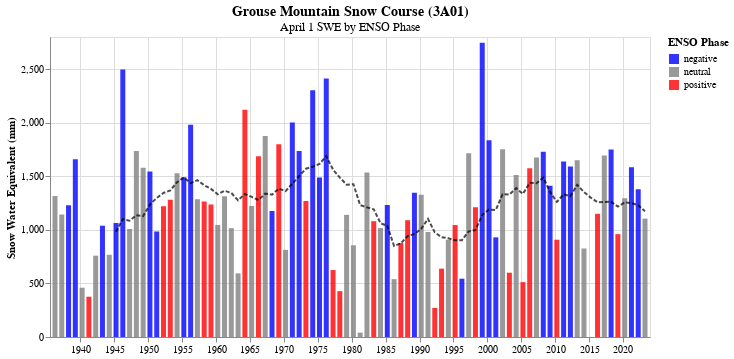

Write notebook code for a chart like this one.
### Code cell
domain = ['negative', 'neutral', 'positive']
range_ = ['blue', 'gray', 'red']

title5 = alt.TitleParams(
   text='Grouse Mountain Snow Course (3A01)',
   subtitle="April 1 SWE by ENSO Phase",
   anchor='middle',
   fontSize=14,
   fontWeight='bold')

climate_chart2 = alt.Chart(grouse_apr_swe, title=title5).mark_bar(opacity=0.8).encode(
    alt.X('date:T', title=''),
    alt.Y('grouse_swe:Q', title='Snow Water Equivalent (mm)'),
    alt.Color('enso_oni_main', title='ENSO Phase',scale=alt.Scale(domain=domain, range=range_)),
    tooltip=[alt.Tooltip('date:T', title="Date"), alt.Tooltip('grouse_swe:Q', title="Snow Depth")]
).properties(width=600)

climate_chart2 = climate_chart2 + line_grouse_apr
climate_chart2

### Figure 1 — Vega-Lite specification as saved in the notebook (floating-point values rounded to 4 significant figures)
{"config": {"view": {"continuousWidth": 300, "continuousHeight": 300}}, "layer": [{"mark": {"type": "bar", "opacity": 0.8}, "encoding": {"color": {"field": "enso_oni_main", "scale": {"domain": ["negative", "neutral", "positive"], "range": ["blue", "gray", "red"]}, "title": "ENSO Phase", "type": "nominal"}, "tooltip": [{"field": "date", "title": "Date", "type": "temporal"}, {"field": "grouse_swe", "title": "Snow Depth", "type": "quantitative"}], "x": {"field": "date", "title": "", "type": "temporal"}, "y": {"field": "grouse_swe", "title": "Snow Water Equivalent (mm)", "type": "quantitative"}}, "title": {"text": "Grouse Mountain Snow Course (3A01)", "anchor": "middle", "fontSize": 14, "fontWeight": "bold", "subtitle": "April 1 SWE by ENSO Phase"}}, {"mark": {"type": "line", "color": "black", "opacity": 0.7, "strokeDash": [4, 2]}, "encoding": {"x": {"field": "date", "type": "temporal"}, "y": {"field": "grouse_moving_avg", "type": "quantitative"}}}], "data": {"name": "data-1fd0fd5515984790b62c975a3d0b2ed9"}, "width": 600, "$schema": "https://vega.github.io/schema/vega-lite/v5.8.0.json", "datasets": {"data-1fd0fd5515984790b62c975a3d0b2ed9": [{"grouse_depth": 320.0, "grouse_swe": 1316.0, "grouse_density": 41.13, "date": "1936-04-01T00:00:00", "pdo_phase_main": "positive", "enso_oni_main": "neutral", "grouse_moving_avg": null}, {"grouse_depth": 239.0, "grouse_swe": 1143.0, "grouse_density": 47.82, "date": "1937-04-01T00:00:00", "pdo_phase_main": "positive", "enso_oni_main": "neutral", "grouse_moving_avg": null}, {"grouse_depth": 292.0, "grouse_swe": 1229.0, "grouse_density": 42.09, "date": "1938-04-01T00:00:00", "pdo_phase_main": "positive", "enso_oni_main": "negative", "grouse_moving_avg": null}, {"grouse_depth": 328.0, "grouse_swe": 1659.0, "grouse_density": 50.58, "date": "1939-04-01T00:00:00", "pdo_phase_main": "positive", "enso_oni_main": "negative", "grouse_moving_avg": null}, {"grouse_depth": 89.0, "grouse_swe": 460.0, "grouse_density": 51.69, "date": "1940-04-01T00:00:00", "pdo_phase_main": "positive", "enso_oni_main": "neutral", "grouse_moving_avg": null}, {"grouse_depth": 76.0, "grouse_swe": 376.0, "grouse_density": 49.47, "date": "1941-04-01T00:00:00", "pdo_phase_main": "positive", "enso_oni_main": "positive", "grouse_moving_avg": null}, {"grouse_depth": 168.0, "grouse_swe": 759.0, "grouse_density": 45.18, "date": "1942-04-01T00:00:00", "pdo_phase_main": "positive", "enso_oni_main": "neutral", "grouse_moving_avg": null}, {"grouse_depth": 257.0, "grouse_swe": 1039.0, "grouse_density": 40.43, "date": "1943-04-01T00:00:00", "pdo_phase_main": "positive", "enso_oni_main": "negative", "grouse_moving_avg": null}, {"grouse_depth": 180.0, "grouse_swe": 767.0, "grouse_density": 42.61, "date": "1944-04-01T00:00:00", "pdo_phase_main": "negative", "enso_oni_main": "neutral", "grouse_moving_avg": null}, {"grouse_depth": 262.0, "grouse_swe": 1064.0, "grouse_density": 40.61, "date": "1945-04-01T00:00:00", "pdo_phase_main": "negative", "enso_oni_main": "negative", "grouse_moving_avg": 981.2}, {"grouse_depth": 721.0, "grouse_swe": 2497.0, "grouse_density": 34.63, "date": "1946-04-01T00:00:00", "pdo_phase_main": "negative", "enso_oni_main": "negative", "grouse_moving_avg": 1099.0}, {"grouse_depth": 216.0, "grouse_swe": 1008.0, "grouse_density": 46.67, "date": "1947-04-01T00:00:00", "pdo_phase_main": "negative", "enso_oni_main": "neutral", "grouse_moving_avg": 1086.0}, {"grouse_depth": 424.0, "grouse_swe": 1735.0, "grouse_density": 40.92, "date": "1948-04-01T00:00:00", "pdo_phase_main": "negative", "enso_oni_main": "neutral", "grouse_moving_avg": 1136.0}, {"grouse_depth": 406.0, "grouse_swe": 1580.0, "grouse_density": 38.92, "date": "1949-04-01T00:00:00", "pdo_phase_main": "negative", "enso_oni_main": "neutral", "grouse_moving_avg": 1128.0}, {"grouse_depth": 406.0, "grouse_swe": 1545.0, "grouse_density": 38.05, "date": "1950-04-01T00:00:00", "pdo_phase_main": "negative", "enso_oni_main": "negative", "grouse_moving_avg": 1237.0}, {"grouse_depth": 241.0, "grouse_swe": 985.0, "grouse_density": 40.87, "date": "1951-04-01T00:00:00", "pdo_phase_main": "negative", "enso_oni_main": "negative", "grouse_moving_avg": 1298.0}, {"grouse_depth": 317.0, "grouse_swe": 1221.0, "grouse_density": 38.52, "date": "1952-04-01T00:00:00", "pdo_phase_main": "negative", "enso_oni_main": "positive", "grouse_moving_avg": 1344.0}, {"grouse_depth": 330.0, "grouse_swe": 1282.0, "grouse_density": 38.85, "date": "1953-04-01T00:00:00", "pdo_phase_main": "negative", "enso_oni_main": "positive", "grouse_moving_avg": 1368.0}, {"grouse_depth": 386.0, "grouse_swe": 1529.0, "grouse_density": 39.61, "date": "1954-04-01T00:00:00", "pdo_phase_main": "negative", "enso_oni_main": "neutral", "grouse_moving_avg": 1445.0}, {"grouse_depth": 376.0, "grouse_swe": 1492.0, "grouse_density": 39.68, "date": "1955-04-01T00:00:00", "pdo_phase_main": "negative", "enso_oni_main": "negative", "grouse_moving_avg": 1487.0}, {"grouse_depth": 472.0, "grouse_swe": 1980.0, "grouse_density": 41.95, "date": "1956-04-01T00:00:00", "pdo_phase_main": "negative", "enso_oni_main": "negative", "grouse_moving_avg": 1436.0}, {"grouse_depth": 272.0, "grouse_swe": 1286.0, "grouse_density": 47.28, "date": "1957-04-01T00:00:00", "pdo_phase_main": "negative", "enso_oni_main": "neutral", "grouse_moving_avg": 1464.0}, {"grouse_depth": 284.0, "grouse_swe": 1265.0, "grouse_density": 44.54, "date": "1958-04-01T00:00:00", "pdo_phase_main": "negative", "enso_oni_main": "positive", "grouse_moving_avg": 1416.0}, {"grouse_depth": 300.0, "grouse_swe": 1237.0, "grouse_density": 41.23, "date": "1959-04-01T00:00:00", "pdo_phase_main": "negative", "enso_oni_main": "positive", "grouse_moving_avg": 1382.0}, {"grouse_depth": 257.0, "grouse_swe": 1046.0, "grouse_density": 40.7, "date": "1960-04-01T00:00:00", "pdo_phase_main": "negative", "enso_oni_main": "neutral", "grouse_moving_avg": 1332.0}, {"grouse_depth": 279.0, "grouse_swe": 1313.0, "grouse_density": 47.06, "date": "1961-04-01T00:00:00", "pdo_phase_main": "negative", "enso_oni_main": "neutral", "grouse_moving_avg": 1365.0}, {"grouse_depth": 234.0, "grouse_swe": 1016.0, "grouse_density": 43.42, "date": "1962-04-01T00:00:00", "pdo_phase_main": "negative", "enso_oni_main": "neutral", "grouse_moving_avg": 1345.0}, {"grouse_depth": 152.0, "grouse_swe": 594.0, "grouse_density": 39.08, "date": "1963-04-01T00:00:00", "pdo_phase_main": "negative", "enso_oni_main": "neutral", "grouse_moving_avg": 1276.0}, {"grouse_depth": 488.0, "grouse_swe": 2121.0, "grouse_density": 43.46, "date": "1964-04-01T00:00:00", "pdo_phase_main": "negative", "enso_oni_main": "positive", "grouse_moving_avg": 1335.0}, {"grouse_depth": 274.0, "grouse_swe": 1222.0, "grouse_density": 44.6, "date": "1965-04-01T00:00:00", "pdo_phase_main": "negative", "enso_oni_main": "neutral", "grouse_moving_avg": 1308.0}, {"grouse_depth": 378.0, "grouse_swe": 1687.0, "grouse_density": 44.63, "date": "1966-04-01T00:00:00", "pdo_phase_main": "negative", "enso_oni_main": "positive", "grouse_moving_avg": 1279.0}, {"grouse_depth": 447.0, "grouse_swe": 1877.0, "grouse_density": 41.99, "date": "1967-04-01T00:00:00", "pdo_phase_main": "negative", "enso_oni_main": "neutral", "grouse_moving_avg": 1338.0}, {"grouse_depth": 307.0, "grouse_swe": 1176.0, "grouse_density": 38.31, "date": "1968-04-01T00:00:00", "pdo_phase_main": "negative", "enso_oni_main": "negative", "grouse_moving_avg": 1329.0}, {"grouse_depth": 391.0, "grouse_swe": 1798.0, "grouse_density": 45.98, "date": "1969-04-01T00:00:00", "pdo_phase_main": "negative", "enso_oni_main": "positive", "grouse_moving_avg": 1385.0}, {"grouse_depth": 165.0, "grouse_swe": 813.0, "grouse_density": 49.27, "date": "1970-04-01T00:00:00", "pdo_phase_main": "negative", "enso_oni_main": "neutral", "grouse_moving_avg": 1362.0}, {"grouse_depth": 444.0, "grouse_swe": 2002.0, "grouse_density": 45.09, "date": "1971-04-01T00:00:00", "pdo_phase_main": "negative", "enso_oni_main": "negative", "grouse_moving_avg": 1431.0}, {"grouse_depth": 343.0, "grouse_swe": 1737.0, "grouse_density": 50.64, "date": "1972-04-01T00:00:00", "pdo_phase_main": "negative", "enso_oni_main": "negative", "grouse_moving_avg": 1503.0}, {"grouse_depth": 267.0, "grouse_swe": 1270.0, "grouse_density": 47.57, "date": "1973-04-01T00:00:00", "pdo_phase_main": "negative", "enso_oni_main": "positive", "grouse_moving_avg": 1570.0}, {"grouse_depth": 455.0, "grouse_swe": 2304.0, "grouse_density": 50.64, "date": "1974-04-01T00:00:00", "pdo_phase_main": "negative", "enso_oni_main": "negative", "grouse_moving_avg": 1589.0}, {"grouse_depth": 353.0, "grouse_swe": 1488.0, "grouse_density": 42.15, "date": "1975-04-01T00:00:00", "pdo_phase_main": "negative", "enso_oni_main": "negative", "grouse_moving_avg": 1615.0}, {"grouse_depth": 494.0, "grouse_swe": 2413.0, "grouse_density": 48.85, "date": "1976-04-01T00:00:00", "pdo_phase_main": "negative", "enso_oni_main": "negative", "grouse_moving_avg": 1688.0}, {"grouse_depth": 165.0, "grouse_swe": 625.0, "grouse_density": 37.88, "date": "1977-04-01T00:00:00", "pdo_phase_main": "positive", "enso_oni_main": "positive", "grouse_moving_avg": 1563.0}, {"grouse_depth": 99.0, "grouse_swe": 428.0, "grouse_density": 43.23, "date": "1978-04-01T00:00:00", "pdo_phase_main": "positive", "enso_oni_main": "positive", "grouse_moving_avg": 1488.0}, {"grouse_depth": 248.0, "grouse_swe": 1140.0, "grouse_density": 45.97, "date": "1979-04-01T00:00:00", "pdo_phase_main": "positive", "enso_oni_main": "neutral", "grouse_moving_avg": 1422.0}, {"grouse_depth": 218.0, "grouse_swe": 856.0, "grouse_density": 39.27, "date": "1980-04-01T00:00:00", "pdo_phase_main": "positive", "enso_oni_main": "neutral", "grouse_moving_avg": 1426.0}, {"grouse_depth": 10.0, "grouse_swe": 41.0, "grouse_density": 41.0, "date": "1981-04-01T00:00:00", "pdo_phase_main": "positive", "enso_oni_main": "neutral", "grouse_moving_avg": 1230.0}, {"grouse_depth": 337.0, "grouse_swe": 1536.0, "grouse_density": 45.58, "date": "1982-04-01T00:00:00", "pdo_phase_main": "positive", "enso_oni_main": "neutral", "grouse_moving_avg": 1210.0}, {"grouse_depth": 223.0, "grouse_swe": 1081.0, "grouse_density": 48.48, "date": "1983-04-01T00:00:00", "pdo_phase_main": "positive", "enso_oni_main": "positive", "grouse_moving_avg": 1191.0}, {"grouse_depth": 230.0, "grouse_swe": 1017.0, "grouse_density": 44.22, "date": "1984-04-01T00:00:00", "pdo_phase_main": "positive", "enso_oni_main": "neutral", "grouse_moving_avg": 1062.0}, {"grouse_depth": 302.0, "grouse_swe": 1233.0, "grouse_density": 40.83, "date": "1985-04-01T00:00:00", "pdo_phase_main": "positive", "enso_oni_main": "negative", "grouse_moving_avg": 1037.0}, {"grouse_depth": 115.0, "grouse_swe": 540.0, "grouse_density": 46.96, "date": "1986-04-01T00:00:00", "pdo_phase_main": "positive", "enso_oni_main": "neutral", "grouse_moving_avg": 849.7}, {"grouse_depth": 179.0, "grouse_swe": 877.0, "grouse_density": 48.99, "date": "1987-04-01T00:00:00", "pdo_phase_main": "positive", "enso_oni_main": "positive", "grouse_moving_avg": 874.9}, {"grouse_depth": 298.0, "grouse_swe": 1090.0, "grouse_density": 36.58, "date": "1988-04-01T00:00:00", "pdo_phase_main": "positive", "enso_oni_main": "positive", "grouse_moving_avg": 941.1}, {"grouse_depth": 334.0, "grouse_swe": 1346.0, "grouse_density": 40.3, "date": "1989-04-01T00:00:00", "pdo_phase_main": "positive", "enso_oni_main": "negative", "grouse_moving_avg": 961.7}, {"grouse_depth": 292.0, "grouse_swe": 1327.0, "grouse_density": 45.45, "date": "1990-04-01T00:00:00", "pdo_phase_main": "positive", "enso_oni_main": "neutral", "grouse_moving_avg": 1009.0}, {"grouse_depth": 216.0, "grouse_swe": 980.0, "grouse_density": 45.37, "date": "1991-04-01T00:00:00", "pdo_phase_main": "positive", "enso_oni_main": "neutral", "grouse_moving_avg": 1103.0}, {"grouse_depth": 56.0, "grouse_swe": 272.0, "grouse_density": 48.57, "date": "1992-04-01T00:00:00", "pdo_phase_main": "positive", "enso_oni_main": "positive", "grouse_moving_avg": 976.3}, {"grouse_depth": 145.0, "grouse_swe": 638.0, "grouse_density": 44.0, "date": "1993-04-01T00:00:00", "pdo_phase_main": "positive", "enso_oni_main": "positive", "grouse_moving_avg": 932.0}, {"grouse_depth": 195.0, "grouse_swe": 908.0, "grouse_density": 46.56, "date": "1994-04-01T00:00:00", "pdo_phase_main": "positive", "enso_oni_main": "neutral", "grouse_moving_avg": 921.1}, {"grouse_depth": 210.0, "grouse_swe": 1045.0, "grouse_density": 49.76, "date": "1995-04-01T00:00:00", "pdo_phase_main": "positive", "enso_oni_main": "positive", "grouse_moving_avg": 902.3}, {"grouse_depth": 138.0, "grouse_swe": 544.0, "grouse_density": 39.42, "date": "1996-04-01T00:00:00", "pdo_phase_main": "positive", "enso_oni_main": "negative", "grouse_moving_avg": 902.7}, {"grouse_depth": 391.0, "grouse_swe": 1714.0, "grouse_density": 43.84, "date": "1997-04-01T00:00:00", "pdo_phase_main": "positive", "enso_oni_main": "neutral", "grouse_moving_avg": 986.4}, {"grouse_depth": 266.0, "grouse_swe": 1212.0, "grouse_density": 45.56, "date": "1998-04-01T00:00:00", "pdo_phase_main": "positive", "enso_oni_main": "positive", "grouse_moving_avg": 998.6}, {"grouse_depth": 593.0, "grouse_swe": 2746.0, "grouse_density": 46.31, "date": "1999-04-01T00:00:00", "pdo_phase_main": "negative", "enso_oni_main": "negative", "grouse_moving_avg": 1139.0}, {"grouse_depth": 417.0, "grouse_swe": 1836.0, "grouse_density": 44.03, "date": "2000-04-01T00:00:00", "pdo_phase_main": "negative", "enso_oni_main": "negative", "grouse_moving_avg": 1190.0}, {"grouse_depth": 231.0, "grouse_swe": 930.0, "grouse_density": 40.26, "date": "2001-04-01T00:00:00", "pdo_phase_main": "negative", "enso_oni_main": "negative", "grouse_moving_avg": 1184.0}, {"grouse_depth": 409.0, "grouse_swe": 1752.0, "grouse_density": 42.84, "date": "2002-04-01T00:00:00", "pdo_phase_main": "negative", "enso_oni_main": "neutral", "grouse_moving_avg": 1332.0}, {"grouse_depth": 140.0, "grouse_swe": 600.0, "grouse_density": 42.86, "date": "2003-04-01T00:00:00", "pdo_phase_main": "negative", "enso_oni_main": "positive", "grouse_moving_avg": 1329.0}, {"grouse_depth": 322.0, "grouse_swe": 1512.0, "grouse_density": 46.96, "date": "2004-04-01T00:00:00", "pdo_phase_main": "negative", "enso_oni_main": "neutral", "grouse_moving_avg": 1389.0}, {"grouse_depth": 141.0, "grouse_swe": 512.0, "grouse_density": 36.31, "date": "2005-04-01T00:00:00", "pdo_phase_main": "negative", "enso_oni_main": "positive", "grouse_moving_avg": 1336.0}, {"grouse_depth": 357.0, "grouse_swe": 1576.0, "grouse_density": 44.15, "date": "2006-04-01T00:00:00", "pdo_phase_main": "negative", "enso_oni_main": "positive", "grouse_moving_avg": 1439.0}, {"grouse_depth": 389.0, "grouse_swe": 1676.0, "grouse_density": 43.08, "date": "2007-04-01T00:00:00", "pdo_phase_main": "negative", "enso_oni_main": "neutral", "grouse_moving_avg": 1435.0}, {"grouse_depth": 417.0, "grouse_swe": 1730.0, "grouse_density": 41.49, "date": "2008-04-01T00:00:00", "pdo_phase_main": "negative", "enso_oni_main": "negative", "grouse_moving_avg": 1487.0}, {"grouse_depth": 374.0, "grouse_swe": 1412.0, "grouse_density": 37.75, "date": "2009-04-01T00:00:00", "pdo_phase_main": "negative", "enso_oni_main": "negative", "grouse_moving_avg": 1354.0}, {"grouse_depth": 213.0, "grouse_swe": 908.0, "grouse_density": 42.63, "date": "2010-04-01T00:00:00", "pdo_phase_main": "negative", "enso_oni_main": "positive", "grouse_moving_avg": 1261.0}, {"grouse_depth": 394.0, "grouse_swe": 1638.0, "grouse_density": 41.57, "date": "2011-04-01T00:00:00", "pdo_phase_main": "negative", "enso_oni_main": "negative", "grouse_moving_avg": 1332.0}, {"grouse_depth": 388.0, "grouse_swe": 1592.0, "grouse_density": 41.03, "date": "2012-04-01T00:00:00", "pdo_phase_main": "negative", "enso_oni_main": "negative", "grouse_moving_avg": 1316.0}, {"grouse_depth": 337.0, "grouse_swe": 1650.0, "grouse_density": 48.96, "date": "2013-04-01T00:00:00", "pdo_phase_main": "negative", "enso_oni_main": "neutral", "grouse_moving_avg": 1421.0}, {"grouse_depth": 199.0, "grouse_swe": 826.0, "grouse_density": 41.51, "date": "2014-04-01T00:00:00", "pdo_phase_main": "negative", "enso_oni_main": "neutral", "grouse_moving_avg": 1352.0}, {"grouse_depth": 0.0, "grouse_swe": 0.0, "grouse_density": null, "date": "2015-04-01T00:00:00", "pdo_phase_main": "negative", "enso_oni_main": "positive", "grouse_moving_avg": 1301.0}, {"grouse_depth": 238.0, "grouse_swe": 1150.0, "grouse_density": 48.32, "date": "2016-04-01T00:00:00", "pdo_phase_main": "negative", "enso_oni_main": "positive", "grouse_moving_avg": 1258.0}, {"grouse_depth": 401.0, "grouse_swe": 1694.0, "grouse_density": 42.24, "date": "2017-04-01T00:00:00", "pdo_phase_main": "negative", "enso_oni_main": "neutral", "grouse_moving_avg": 1260.0}, {"grouse_depth": 400.0, "grouse_swe": 1750.0, "grouse_density": 43.75, "date": "2018-04-01T00:00:00", "pdo_phase_main": "negative", "enso_oni_main": "negative", "grouse_moving_avg": 1262.0}, {"grouse_depth": 217.0, "grouse_swe": 960.0, "grouse_density": 44.24, "date": "2019-04-01T00:00:00", "pdo_phase_main": "negative", "enso_oni_main": "positive", "grouse_moving_avg": 1217.0}, {"grouse_depth": 318.0, "grouse_swe": 1295.0, "grouse_density": 40.72, "date": "2020-04-01T00:00:00", "pdo_phase_main": "negative", "enso_oni_main": "neutral", "grouse_moving_avg": 1256.0}, {"grouse_depth": 373.0, "grouse_swe": 1585.0, "grouse_density": 42.49, "date": "2021-04-01T00:00:00", "pdo_phase_main": "negative", "enso_oni_main": "negative", "grouse_moving_avg": 1250.0}, {"grouse_depth": 293.0, "grouse_swe": 1380.0, "grouse_density": 47.1, "date": "2022-04-01T00:00:00", "pdo_phase_main": "negative", "enso_oni_main": "negative", "grouse_moving_avg": 1229.0}, {"grouse_depth": 275.0, "grouse_swe": 1105.0, "grouse_density": 40.2, "date": "2023-04-01T00:00:00", "pdo_phase_main": "negative", "enso_oni_main": "neutral", "grouse_moving_avg": 1174.0}]}}
